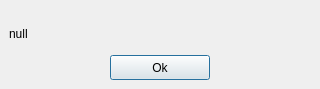
<?xml version="1.0" encoding="UTF-8"?>
<ui version="4.0">
 <class>NotFound</class>
 <widget class="QMainWindow" name="NotFound">
  <property name="geometry">
   <rect>
    <x>0</x>
    <y>0</y>
    <width>320</width>
    <height>89</height>
   </rect>
  </property>
  <property name="minimumSize">
   <size>
    <width>320</width>
    <height>89</height>
   </size>
  </property>
  <property name="windowTitle">
   <string>Ошибка!</string>
  </property>
  <widget class="QWidget" name="centralwidget">
   <property name="minimumSize">
    <size>
     <width>320</width>
     <height>89</height>
    </size>
   </property>
   <layout class="QGridLayout" name="gridLayout">
    <item row="0" column="0">
     <widget class="QLabel" name="label_textError">
      <property name="minimumSize">
       <size>
        <width>0</width>
        <height>50</height>
       </size>
      </property>
      <property name="maximumSize">
       <size>
        <width>16777215</width>
        <height>50</height>
       </size>
      </property>
      <property name="text">
       <string>&lt;html&gt;&lt;head/&gt;&lt;body&gt;&lt;p align=&quot;justify&quot;&gt;null&lt;/p&gt;&lt;/body&gt;&lt;/html&gt;</string>
      </property>
      <property name="alignment">
       <set>Qt::AlignCenter</set>
      </property>
     </widget>
    </item>
    <item row="1" column="0">
     <layout class="QHBoxLayout" name="horizontalLayout">
      <item>
       <spacer name="horizontalSpacer">
        <property name="orientation">
         <enum>Qt::Horizontal</enum>
        </property>
        <property name="sizeHint" stdset="0">
         <size>
          <width>40</width>
          <height>20</height>
         </size>
        </property>
       </spacer>
      </item>
      <item>
       <widget class="QPushButton" name="button_ok">
        <property name="sizePolicy">
         <sizepolicy hsizetype="Fixed" vsizetype="Fixed">
          <horstretch>0</horstretch>
          <verstretch>0</verstretch>
         </sizepolicy>
        </property>
        <property name="minimumSize">
         <size>
          <width>100</width>
          <height>25</height>
         </size>
        </property>
        <property name="maximumSize">
         <size>
          <width>100</width>
          <height>25</height>
         </size>
        </property>
        <property name="text">
         <string>Ok</string>
        </property>
        <property name="default">
         <bool>true</bool>
        </property>
       </widget>
      </item>
      <item>
       <spacer name="horizontalSpacer_2">
        <property name="orientation">
         <enum>Qt::Horizontal</enum>
        </property>
        <property name="sizeHint" stdset="0">
         <size>
          <width>40</width>
          <height>20</height>
         </size>
        </property>
       </spacer>
      </item>
     </layout>
    </item>
    <item row="2" column="0">
     <spacer name="verticalSpacer">
      <property name="orientation">
       <enum>Qt::Vertical</enum>
      </property>
      <property name="sizeHint" stdset="0">
       <size>
        <width>20</width>
        <height>40</height>
       </size>
      </property>
     </spacer>
    </item>
   </layout>
  </widget>
 </widget>
 <resources/>
 <connections>
  <connection>
   <sender>button_ok</sender>
   <signal>clicked()</signal>
   <receiver>NotFound</receiver>
   <slot>close()</slot>
   <hints>
    <hint type="sourcelabel">
     <x>179</x>
     <y>65</y>
    </hint>
    <hint type="destinationlabel">
     <x>307</x>
     <y>64</y>
    </hint>
   </hints>
  </connection>
 </connections>
</ui>
